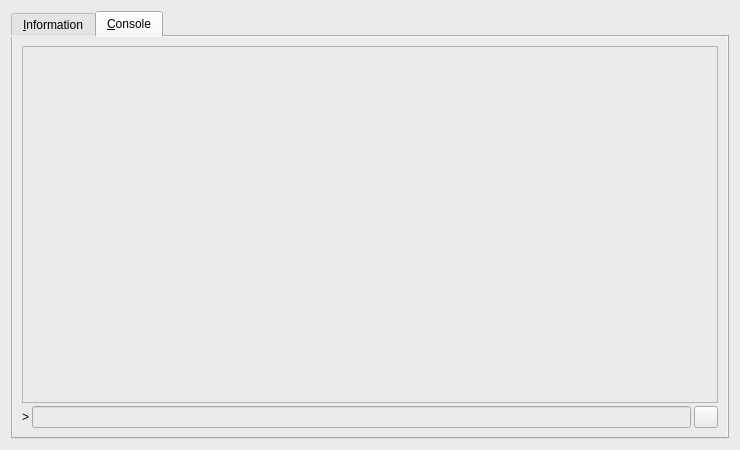
<?xml version="1.0" encoding="UTF-8"?>
<ui version="4.0">
 <class>RPCConsole</class>
 <widget class="QDialog" name="RPCConsole">
  <property name="geometry">
   <rect>
    <x>0</x>
    <y>0</y>
    <width>740</width>
    <height>450</height>
   </rect>
  </property>
  <property name="windowTitle">
   <string>Bells - Debug window</string>
  </property>
  <property name="styleSheet">
   <string notr="true">background-color: rgb(235, 235, 235);</string>
  </property>
  <layout class="QVBoxLayout" name="verticalLayout_2">
   <item>
    <widget class="QTabWidget" name="tabWidget">
     <property name="currentIndex">
      <number>1</number>
     </property>
     <widget class="QWidget" name="tab_info">
      <attribute name="title">
       <string>&amp;Information</string>
      </attribute>
      <layout class="QGridLayout" name="gridLayout" columnstretch="0,1">
       <property name="horizontalSpacing">
        <number>12</number>
       </property>
       <item row="0" column="0">
        <widget class="QLabel" name="label_9">
         <property name="font">
          <font>
           <weight>75</weight>
           <bold>true</bold>
          </font>
         </property>
         <property name="text">
          <string>Bells Core</string>
         </property>
        </widget>
       </item>
       <item row="1" column="0">
        <widget class="QLabel" name="label_5">
         <property name="text">
          <string>Client name</string>
         </property>
        </widget>
       </item>
       <item row="1" column="1">
        <widget class="QLabel" name="clientName">
         <property name="cursor">
          <cursorShape>IBeamCursor</cursorShape>
         </property>
         <property name="text">
          <string>N/A</string>
         </property>
         <property name="textFormat">
          <enum>Qt::PlainText</enum>
         </property>
         <property name="textInteractionFlags">
          <set>Qt::LinksAccessibleByMouse|Qt::TextSelectableByKeyboard|Qt::TextSelectableByMouse</set>
         </property>
        </widget>
       </item>
       <item row="2" column="0">
        <widget class="QLabel" name="label_6">
         <property name="text">
          <string>Client version</string>
         </property>
        </widget>
       </item>
       <item row="2" column="1">
        <widget class="QLabel" name="clientVersion">
         <property name="cursor">
          <cursorShape>IBeamCursor</cursorShape>
         </property>
         <property name="text">
          <string>N/A</string>
         </property>
         <property name="textFormat">
          <enum>Qt::PlainText</enum>
         </property>
         <property name="textInteractionFlags">
          <set>Qt::LinksAccessibleByMouse|Qt::TextSelectableByKeyboard|Qt::TextSelectableByMouse</set>
         </property>
        </widget>
       </item>
       <item row="3" column="0">
        <widget class="QLabel" name="label_14">
         <property name="text">
          <string>Using OpenSSL version</string>
         </property>
         <property name="indent">
          <number>10</number>
         </property>
        </widget>
       </item>
       <item row="3" column="1">
        <widget class="QLabel" name="openSSLVersion">
         <property name="cursor">
          <cursorShape>IBeamCursor</cursorShape>
         </property>
         <property name="text">
          <string>N/A</string>
         </property>
         <property name="textFormat">
          <enum>Qt::PlainText</enum>
         </property>
         <property name="textInteractionFlags">
          <set>Qt::LinksAccessibleByMouse|Qt::TextSelectableByKeyboard|Qt::TextSelectableByMouse</set>
         </property>
        </widget>
       </item>
       <item row="4" column="0">
        <widget class="QLabel" name="label_12">
         <property name="text">
          <string>Build date</string>
         </property>
        </widget>
       </item>
       <item row="4" column="1">
        <widget class="QLabel" name="buildDate">
         <property name="cursor">
          <cursorShape>IBeamCursor</cursorShape>
         </property>
         <property name="text">
          <string>N/A</string>
         </property>
         <property name="textFormat">
          <enum>Qt::PlainText</enum>
         </property>
         <property name="textInteractionFlags">
          <set>Qt::LinksAccessibleByMouse|Qt::TextSelectableByKeyboard|Qt::TextSelectableByMouse</set>
         </property>
        </widget>
       </item>
       <item row="5" column="0">
        <widget class="QLabel" name="label_13">
         <property name="text">
          <string>Startup time</string>
         </property>
        </widget>
       </item>
       <item row="5" column="1">
        <widget class="QLabel" name="startupTime">
         <property name="cursor">
          <cursorShape>IBeamCursor</cursorShape>
         </property>
         <property name="text">
          <string>N/A</string>
         </property>
         <property name="textFormat">
          <enum>Qt::PlainText</enum>
         </property>
         <property name="textInteractionFlags">
          <set>Qt::LinksAccessibleByMouse|Qt::TextSelectableByKeyboard|Qt::TextSelectableByMouse</set>
         </property>
        </widget>
       </item>
       <item row="6" column="0">
        <widget class="QLabel" name="label_11">
         <property name="font">
          <font>
           <weight>75</weight>
           <bold>true</bold>
          </font>
         </property>
         <property name="text">
          <string>Network</string>
         </property>
        </widget>
       </item>
       <item row="7" column="0">
        <widget class="QLabel" name="label_7">
         <property name="text">
          <string>Number of connections</string>
         </property>
        </widget>
       </item>
       <item row="7" column="1">
        <widget class="QLabel" name="numberOfConnections">
         <property name="cursor">
          <cursorShape>IBeamCursor</cursorShape>
         </property>
         <property name="text">
          <string>N/A</string>
         </property>
         <property name="textFormat">
          <enum>Qt::PlainText</enum>
         </property>
         <property name="textInteractionFlags">
          <set>Qt::LinksAccessibleByMouse|Qt::TextSelectableByKeyboard|Qt::TextSelectableByMouse</set>
         </property>
        </widget>
       </item>
       <item row="8" column="0">
        <widget class="QLabel" name="label_8">
         <property name="text">
          <string>On testnet</string>
         </property>
        </widget>
       </item>
       <item row="8" column="1">
        <widget class="QCheckBox" name="isTestNet">
         <property name="enabled">
          <bool>false</bool>
         </property>
         <property name="text">
          <string/>
         </property>
        </widget>
       </item>
       <item row="9" column="0">
        <widget class="QLabel" name="label_10">
         <property name="font">
          <font>
           <weight>75</weight>
           <bold>true</bold>
          </font>
         </property>
         <property name="text">
          <string>Block chain</string>
         </property>
        </widget>
       </item>
       <item row="10" column="0">
        <widget class="QLabel" name="label_3">
         <property name="text">
          <string>Current number of blocks</string>
         </property>
        </widget>
       </item>
       <item row="10" column="1">
        <widget class="QLabel" name="numberOfBlocks">
         <property name="cursor">
          <cursorShape>IBeamCursor</cursorShape>
         </property>
         <property name="text">
          <string>N/A</string>
         </property>
         <property name="textFormat">
          <enum>Qt::PlainText</enum>
         </property>
         <property name="textInteractionFlags">
          <set>Qt::LinksAccessibleByMouse|Qt::TextSelectableByKeyboard|Qt::TextSelectableByMouse</set>
         </property>
        </widget>
       </item>
       <item row="11" column="0">
        <widget class="QLabel" name="label_4">
         <property name="text">
          <string>Estimated total blocks</string>
         </property>
        </widget>
       </item>
       <item row="11" column="1">
        <widget class="QLabel" name="totalBlocks">
         <property name="cursor">
          <cursorShape>IBeamCursor</cursorShape>
         </property>
         <property name="text">
          <string>N/A</string>
         </property>
         <property name="textFormat">
          <enum>Qt::PlainText</enum>
         </property>
         <property name="textInteractionFlags">
          <set>Qt::LinksAccessibleByMouse|Qt::TextSelectableByKeyboard|Qt::TextSelectableByMouse</set>
         </property>
        </widget>
       </item>
       <item row="12" column="0">
        <widget class="QLabel" name="label_2">
         <property name="text">
          <string>Last block time</string>
         </property>
        </widget>
       </item>
       <item row="12" column="1">
        <widget class="QLabel" name="lastBlockTime">
         <property name="cursor">
          <cursorShape>IBeamCursor</cursorShape>
         </property>
         <property name="text">
          <string>N/A</string>
         </property>
         <property name="textFormat">
          <enum>Qt::PlainText</enum>
         </property>
         <property name="textInteractionFlags">
          <set>Qt::LinksAccessibleByMouse|Qt::TextSelectableByKeyboard|Qt::TextSelectableByMouse</set>
         </property>
        </widget>
       </item>
       <item row="13" column="0">
        <spacer name="verticalSpacer_2">
         <property name="orientation">
          <enum>Qt::Vertical</enum>
         </property>
         <property name="sizeHint" stdset="0">
          <size>
           <width>20</width>
           <height>20</height>
          </size>
         </property>
        </spacer>
       </item>
       <item row="14" column="0">
        <widget class="QLabel" name="labelDebugLogfile">
         <property name="font">
          <font>
           <weight>75</weight>
           <bold>true</bold>
          </font>
         </property>
         <property name="text">
          <string>Debug log file</string>
         </property>
        </widget>
       </item>
       <item row="15" column="0">
        <widget class="QPushButton" name="openDebugLogfileButton">
         <property name="toolTip">
          <string>Open the Bells debug log file from the current data directory. This can take a few seconds for large log files.</string>
         </property>
         <property name="text">
          <string>&amp;Open</string>
         </property>
         <property name="autoDefault">
          <bool>false</bool>
         </property>
        </widget>
       </item>
       <item row="16" column="0">
        <widget class="QLabel" name="labelCLOptions">
         <property name="font">
          <font>
           <weight>75</weight>
           <bold>true</bold>
          </font>
         </property>
         <property name="text">
          <string>Command-line options</string>
         </property>
        </widget>
       </item>
       <item row="17" column="0">
        <widget class="QPushButton" name="showCLOptionsButton">
         <property name="toolTip">
          <string>Show the Bells-Qt help message to get a list with possible Bells command-line options.</string>
         </property>
         <property name="text">
          <string>&amp;Show</string>
         </property>
         <property name="autoDefault">
          <bool>false</bool>
         </property>
        </widget>
       </item>
       <item row="18" column="0">
        <spacer name="verticalSpacer">
         <property name="orientation">
          <enum>Qt::Vertical</enum>
         </property>
         <property name="sizeHint" stdset="0">
          <size>
           <width>20</width>
           <height>40</height>
          </size>
         </property>
        </spacer>
       </item>
      </layout>
     </widget>
     <widget class="QWidget" name="tab_console">
      <attribute name="title">
       <string>&amp;Console</string>
      </attribute>
      <layout class="QVBoxLayout" name="verticalLayout_3">
       <property name="spacing">
        <number>3</number>
       </property>
       <item>
        <widget class="QTextEdit" name="messagesWidget">
         <property name="minimumSize">
          <size>
           <width>0</width>
           <height>100</height>
          </size>
         </property>
         <property name="readOnly">
          <bool>true</bool>
         </property>
         <property name="tabKeyNavigation" stdset="0">
          <bool>false</bool>
         </property>
         <property name="columnCount" stdset="0">
          <number>2</number>
         </property>
        </widget>
       </item>
       <item>
        <layout class="QHBoxLayout" name="horizontalLayout">
         <property name="spacing">
          <number>3</number>
         </property>
         <item>
          <widget class="QLabel" name="label">
           <property name="text">
            <string notr="true">&gt;</string>
           </property>
          </widget>
         </item>
         <item>
          <widget class="QLineEdit" name="lineEdit"/>
         </item>
         <item>
          <widget class="QPushButton" name="clearButton">
           <property name="maximumSize">
            <size>
             <width>24</width>
             <height>24</height>
            </size>
           </property>
           <property name="toolTip">
            <string>Clear console</string>
           </property>
           <property name="text">
            <string/>
           </property>
           <property name="icon">
            <iconset resource="../bitcoin.qrc">
             <normaloff>:/icons/remove</normaloff>:/icons/remove</iconset>
           </property>
           <property name="shortcut">
            <string notr="true">Ctrl+L</string>
           </property>
           <property name="autoDefault">
            <bool>false</bool>
           </property>
          </widget>
         </item>
        </layout>
       </item>
      </layout>
     </widget>
    </widget>
   </item>
  </layout>
 </widget>
 <resources>
  <include location="../bitcoin.qrc"/>
 </resources>
 <connections/>
</ui>
